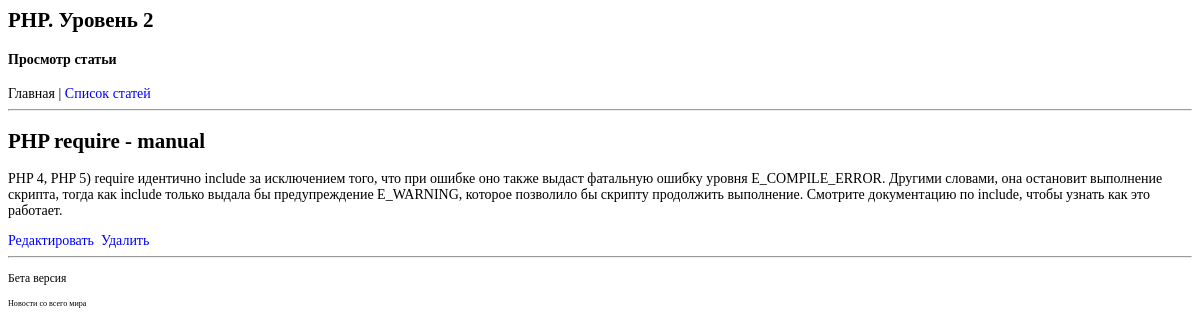
/control/article.php?id=3, run on the app's committed database.
### tables this page shows
CREATE TABLE IF NOT EXISTS `news` (
`id_article` bigint(20) unsigned NOT NULL,
  `date` datetime NOT NULL,
  `title` char(50) NOT NULL,
  `content` text NOT NULL
);

### models/news.php (called while the page is built, shortened)
<?php
function articles_get($id_article)
{
	$query = "SELECT * FROM news WHERE id_article = $id_article";
	$result = mysql_query($query);
	$row = mysql_fetch_assoc($result);
	return $row;
}
function view_include($fileName, $vars = array())
{
	include $fileName;
	return ob_get_clean();
}

### views/article.php (the view, shortened to what this page needs)
<html>
<head>
	<link rel="stylesheet" type="text/css" media="screen" href="style.css" />
</head>
<body>
	<h2><?=$article['title']?></h2>
	<p><?=$article['content']?></p>
	<a href="../control/edit.php?id=<?=$article['id_article']?>">Редактировать</a>&nbsp
	<a href="../control/edit.php?id=<?=$article['id_article']?>&delete=1">Удалить</a>
</body>
</html>

### views/style.css (style rules this page uses)
body { font-family: Georgia; font-size: 14px; color: black; }
a { color: #00f; text-decoration: none; }

### data on the page
news: title "PHP require - manual", content "PHP 4, PHP 5) require идентично include за исключением того, что при ошибке оно также выдаст фатальную ошибку уровня E_COMPILE_ERROR. Другими словами, она остановит выполнение скрипта, тогда как include только выдала бы предупреждение E_WARNING, которое позволило бы скрипту продолжить выполнение. Смотрите документацию по include, чтобы узнать как это работает."

### other printed values
$title "Просмотр статьи"
